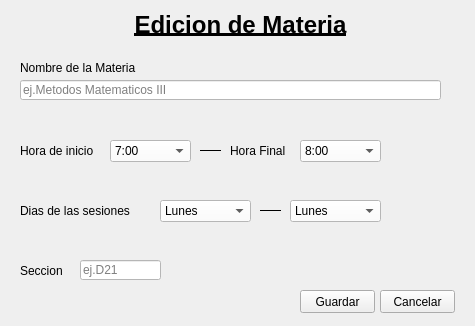
<?xml version="1.0" encoding="UTF-8"?>
<ui version="4.0">
 <class>MainWindow</class>
 <widget class="QMainWindow" name="MainWindow">
  <property name="geometry">
   <rect>
    <x>0</x>
    <y>0</y>
    <width>475</width>
    <height>326</height>
   </rect>
  </property>
  <property name="windowTitle">
   <string>Edicion de Materia</string>
  </property>
  <property name="styleSheet">
   <string notr="true"/>
  </property>
  <widget class="QWidget" name="centralwidget">
   <widget class="QLineEdit" name="materiae">
    <property name="geometry">
     <rect>
      <x>20</x>
      <y>80</y>
      <width>421</width>
      <height>20</height>
     </rect>
    </property>
    <property name="styleSheet">
     <string notr="true">background-color: rgb(255, 255, 255);</string>
    </property>
    <property name="placeholderText">
     <string>ej.Metodos Matematicos III</string>
    </property>
   </widget>
   <widget class="QLabel" name="label_2">
    <property name="geometry">
     <rect>
      <x>20</x>
      <y>140</y>
      <width>91</width>
      <height>21</height>
     </rect>
    </property>
    <property name="styleSheet">
     <string notr="true">font: 11pt &quot;MS Shell Dlg 2&quot;;
</string>
    </property>
    <property name="text">
     <string>Hora de inicio</string>
    </property>
   </widget>
   <widget class="QLabel" name="label">
    <property name="geometry">
     <rect>
      <x>20</x>
      <y>60</y>
      <width>151</width>
      <height>16</height>
     </rect>
    </property>
    <property name="styleSheet">
     <string notr="true">font: 11pt &quot;MS Shell Dlg 2&quot;;
</string>
    </property>
    <property name="text">
     <string>Nombre de la Materia</string>
    </property>
   </widget>
   <widget class="QComboBox" name="diafe">
    <property name="geometry">
     <rect>
      <x>290</x>
      <y>200</y>
      <width>91</width>
      <height>22</height>
     </rect>
    </property>
    <property name="styleSheet">
     <string notr="true">background-color: rgb(255, 255, 255);</string>
    </property>
    <item>
     <property name="text">
      <string>Lunes</string>
     </property>
    </item>
    <item>
     <property name="text">
      <string>Martes</string>
     </property>
    </item>
    <item>
     <property name="text">
      <string>Miercoles</string>
     </property>
    </item>
    <item>
     <property name="text">
      <string>Jueves</string>
     </property>
    </item>
    <item>
     <property name="text">
      <string>Viernes</string>
     </property>
    </item>
    <item>
     <property name="text">
      <string>Sabado</string>
     </property>
    </item>
   </widget>
   <widget class="QLineEdit" name="seccione">
    <property name="geometry">
     <rect>
      <x>80</x>
      <y>260</y>
      <width>81</width>
      <height>20</height>
     </rect>
    </property>
    <property name="styleSheet">
     <string notr="true">background-color: rgb(255, 255, 255);</string>
    </property>
    <property name="text">
     <string/>
    </property>
    <property name="placeholderText">
     <string>ej.D21</string>
    </property>
   </widget>
   <widget class="QComboBox" name="horafe">
    <property name="geometry">
     <rect>
      <x>300</x>
      <y>140</y>
      <width>81</width>
      <height>22</height>
     </rect>
    </property>
    <property name="styleSheet">
     <string notr="true">background-color: rgb(255, 255, 255);</string>
    </property>
    <item>
     <property name="text">
      <string>8:00 </string>
     </property>
    </item>
    <item>
     <property name="text">
      <string>9:00 </string>
     </property>
    </item>
    <item>
     <property name="text">
      <string>10:00 </string>
     </property>
    </item>
    <item>
     <property name="text">
      <string>11:00 </string>
     </property>
    </item>
    <item>
     <property name="text">
      <string>12:00 </string>
     </property>
    </item>
    <item>
     <property name="text">
      <string>13:00</string>
     </property>
    </item>
    <item>
     <property name="text">
      <string>14:00</string>
     </property>
    </item>
    <item>
     <property name="text">
      <string>15:00</string>
     </property>
    </item>
    <item>
     <property name="text">
      <string>16:00</string>
     </property>
    </item>
    <item>
     <property name="text">
      <string>17:00</string>
     </property>
    </item>
    <item>
     <property name="text">
      <string>18:00</string>
     </property>
    </item>
    <item>
     <property name="text">
      <string>19:00</string>
     </property>
    </item>
    <item>
     <property name="text">
      <string>20:00</string>
     </property>
    </item>
    <item>
     <property name="text">
      <string>21:00</string>
     </property>
    </item>
    <item>
     <property name="text">
      <string>22:00</string>
     </property>
    </item>
   </widget>
   <widget class="QLabel" name="label_6">
    <property name="geometry">
     <rect>
      <x>20</x>
      <y>260</y>
      <width>51</width>
      <height>21</height>
     </rect>
    </property>
    <property name="styleSheet">
     <string notr="true">font: 11pt &quot;MS Shell Dlg 2&quot;;
</string>
    </property>
    <property name="text">
     <string>Seccion</string>
    </property>
   </widget>
   <widget class="Line" name="line_3">
    <property name="geometry">
     <rect>
      <x>260</x>
      <y>180</y>
      <width>21</width>
      <height>61</height>
     </rect>
    </property>
    <property name="styleSheet">
     <string notr="true">alternate-background-color: rgb(0, 0, 0);</string>
    </property>
    <property name="frameShadow">
     <enum>QFrame::Plain</enum>
    </property>
    <property name="lineWidth">
     <number>1</number>
    </property>
    <property name="midLineWidth">
     <number>1</number>
    </property>
    <property name="orientation">
     <enum>Qt::Horizontal</enum>
    </property>
   </widget>
   <widget class="QLabel" name="label_5">
    <property name="geometry">
     <rect>
      <x>120</x>
      <y>10</y>
      <width>241</width>
      <height>31</height>
     </rect>
    </property>
    <property name="text">
     <string>&lt;html&gt;&lt;head/&gt;&lt;body&gt;&lt;p align=&quot;center&quot;&gt;&lt;span style=&quot; font-size:18pt; font-weight:600; text-decoration: underline;&quot;&gt;Edicion de Materia&lt;/span&gt;&lt;/p&gt;&lt;/body&gt;&lt;/html&gt;</string>
    </property>
   </widget>
   <widget class="QComboBox" name="diaie">
    <property name="geometry">
     <rect>
      <x>160</x>
      <y>200</y>
      <width>91</width>
      <height>22</height>
     </rect>
    </property>
    <property name="styleSheet">
     <string notr="true">background-color: rgb(255, 255, 255);</string>
    </property>
    <item>
     <property name="text">
      <string>Lunes</string>
     </property>
    </item>
    <item>
     <property name="text">
      <string>Martes</string>
     </property>
    </item>
    <item>
     <property name="text">
      <string>Miercoles</string>
     </property>
    </item>
    <item>
     <property name="text">
      <string>Jueves</string>
     </property>
    </item>
    <item>
     <property name="text">
      <string>Viernes</string>
     </property>
    </item>
    <item>
     <property name="text">
      <string>Sabado</string>
     </property>
    </item>
   </widget>
   <widget class="QLabel" name="label_3">
    <property name="geometry">
     <rect>
      <x>230</x>
      <y>140</y>
      <width>71</width>
      <height>21</height>
     </rect>
    </property>
    <property name="styleSheet">
     <string notr="true">font: 11pt &quot;MS Shell Dlg 2&quot;;
</string>
    </property>
    <property name="text">
     <string>Hora Final</string>
    </property>
   </widget>
   <widget class="QComboBox" name="horaie">
    <property name="geometry">
     <rect>
      <x>110</x>
      <y>140</y>
      <width>81</width>
      <height>22</height>
     </rect>
    </property>
    <property name="toolTip">
     <string>&lt;html&gt;&lt;head/&gt;&lt;body&gt;&lt;p align=&quot;center&quot;&gt;&lt;br/&gt;&lt;/p&gt;&lt;/body&gt;&lt;/html&gt;</string>
    </property>
    <property name="styleSheet">
     <string notr="true">background-color: rgb(255, 255, 255);</string>
    </property>
    <property name="editable">
     <bool>false</bool>
    </property>
    <property name="placeholderText">
     <string/>
    </property>
    <property name="frame">
     <bool>true</bool>
    </property>
    <item>
     <property name="text">
      <string>7:00 </string>
     </property>
    </item>
    <item>
     <property name="text">
      <string>8:00 </string>
     </property>
    </item>
    <item>
     <property name="text">
      <string>9:00 </string>
     </property>
    </item>
    <item>
     <property name="text">
      <string>10:00 </string>
     </property>
    </item>
    <item>
     <property name="text">
      <string>11:00 </string>
     </property>
    </item>
    <item>
     <property name="text">
      <string>12:00 </string>
     </property>
    </item>
    <item>
     <property name="text">
      <string>13:00</string>
     </property>
    </item>
    <item>
     <property name="text">
      <string>14:00</string>
     </property>
    </item>
    <item>
     <property name="text">
      <string>15:00</string>
     </property>
    </item>
    <item>
     <property name="text">
      <string>16:00</string>
     </property>
    </item>
    <item>
     <property name="text">
      <string>17:00</string>
     </property>
    </item>
    <item>
     <property name="text">
      <string>18:00</string>
     </property>
    </item>
    <item>
     <property name="text">
      <string>19:00</string>
     </property>
    </item>
    <item>
     <property name="text">
      <string>20:00</string>
     </property>
    </item>
    <item>
     <property name="text">
      <string>21:00</string>
     </property>
    </item>
   </widget>
   <widget class="QLabel" name="label_4">
    <property name="geometry">
     <rect>
      <x>20</x>
      <y>200</y>
      <width>131</width>
      <height>21</height>
     </rect>
    </property>
    <property name="styleSheet">
     <string notr="true">font: 11pt &quot;MS Shell Dlg 2&quot;;
</string>
    </property>
    <property name="text">
     <string>Dias de las sesiones</string>
    </property>
   </widget>
   <widget class="QPushButton" name="guardare">
    <property name="geometry">
     <rect>
      <x>300</x>
      <y>290</y>
      <width>75</width>
      <height>23</height>
     </rect>
    </property>
    <property name="styleSheet">
     <string notr="true">
</string>
    </property>
    <property name="text">
     <string>Guardar</string>
    </property>
   </widget>
   <widget class="QPushButton" name="cancelare">
    <property name="geometry">
     <rect>
      <x>380</x>
      <y>290</y>
      <width>75</width>
      <height>23</height>
     </rect>
    </property>
    <property name="styleSheet">
     <string notr="true">
</string>
    </property>
    <property name="text">
     <string>Cancelar</string>
    </property>
   </widget>
   <widget class="Line" name="line_2">
    <property name="geometry">
     <rect>
      <x>200</x>
      <y>120</y>
      <width>21</width>
      <height>61</height>
     </rect>
    </property>
    <property name="styleSheet">
     <string notr="true">alternate-background-color: rgb(0, 0, 0);</string>
    </property>
    <property name="frameShadow">
     <enum>QFrame::Plain</enum>
    </property>
    <property name="lineWidth">
     <number>1</number>
    </property>
    <property name="midLineWidth">
     <number>1</number>
    </property>
    <property name="orientation">
     <enum>Qt::Horizontal</enum>
    </property>
   </widget>
  </widget>
 </widget>
 <resources/>
 <connections>
  <connection>
   <sender>cancelare</sender>
   <signal>clicked(bool)</signal>
   <receiver>MainWindow</receiver>
   <slot>close()</slot>
   <hints>
    <hint type="sourcelabel">
     <x>417</x>
     <y>301</y>
    </hint>
    <hint type="destinationlabel">
     <x>237</x>
     <y>162</y>
    </hint>
   </hints>
  </connection>
 </connections>
</ui>
